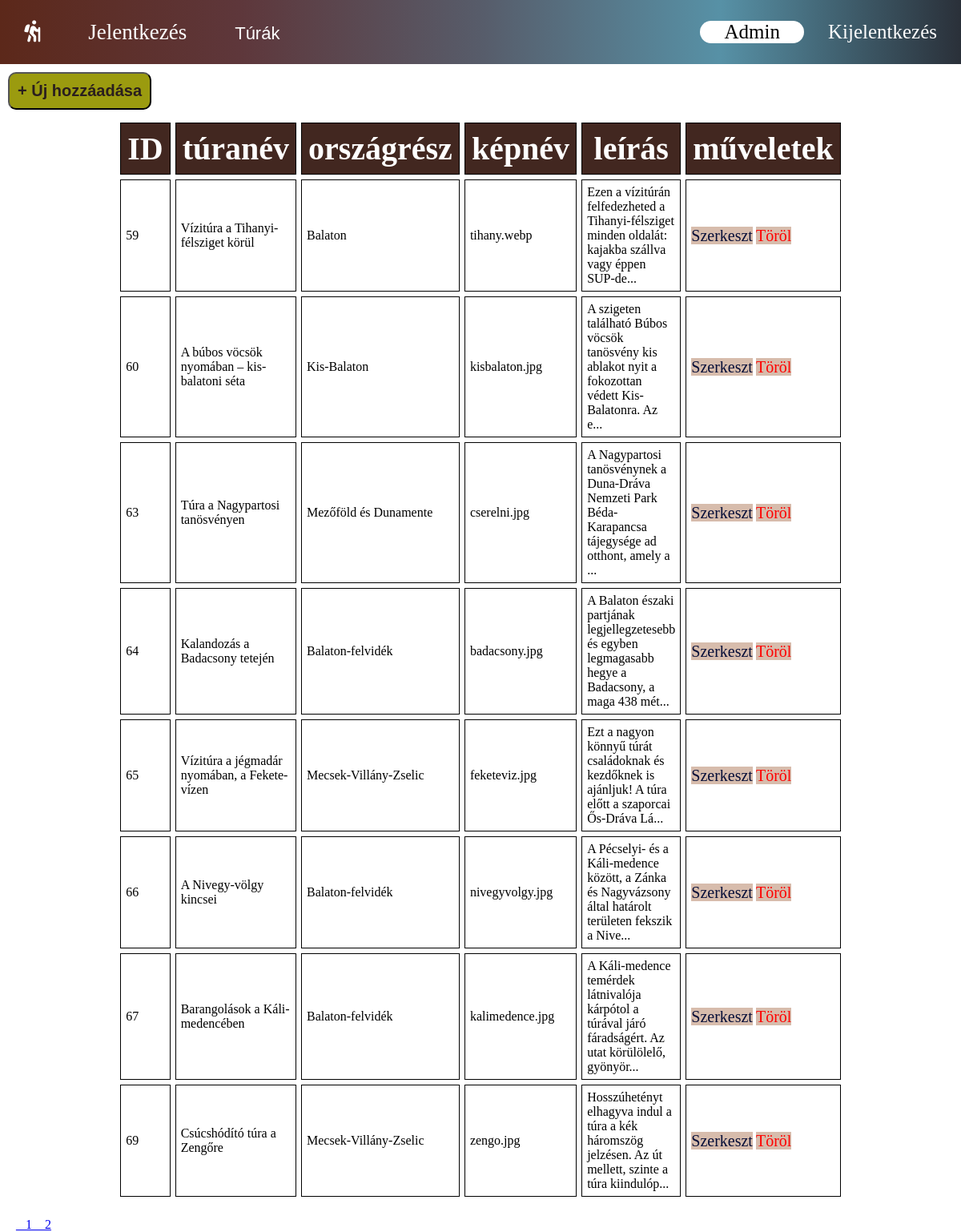
The page /admin.php (signed in) on the database its author committed.
### tables this page shows
CREATE TABLE IF NOT EXISTS `turak` (
  `id` int(11) NOT NULL AUTO_INCREMENT,
  `nev` varchar(255) NOT NULL,
  `teljesitesi_ido` int(11) NOT NULL,
  `tura_hossz` int(11) NOT NULL,
  `tura_helyszinek_id` int(11) NOT NULL,
  `tura_kepek_id` int(11) NOT NULL,
  `tura_szintek_id` int(11) NOT NULL,
  `tura_tipusok_id` int(11) NOT NULL,
  `tura_leirasok_id` int(11) NOT NULL,
  PRIMARY KEY (`id`,`tura_kepek_id`,`tura_szintek_id`,`tura_tipusok_id`),
  KEY `fk_turak_tura_helyszinek_idx` (`tura_helyszinek_id`),
  KEY `fk_turak_tura_kepek1_idx` (`tura_kepek_id`),
  KEY `fk_turak_tura_szintek1_idx` (`tura_szintek_id`),
  KEY `fk_turak_tura_tipusok1_idx` (`tura_tipusok_id`),
  KEY `fk_turak_tura_leirasok1_idx` (`tura_leirasok_id`),
  CONSTRAINT `FK_turak_tura.tura_kepek` FOREIGN KEY (`tura_kepek_id`) REFERENCES `tura_kepek` (`id`) ON DELETE CASCADE ON UPDATE CASCADE,
  CONSTRAINT `fk_turak_tura_helyszinek` FOREIGN KEY (`tura_helyszinek_id`) REFERENCES `tura_helyszinek` (`id`) ON DELETE NO ACTION ON UPDATE NO ACTION,
  CONSTRAINT `fk_turak_tura_leirasok1` FOREIGN KEY (`tura_leirasok_id`) REFERENCES `tura_leirasok` (`id`) ON DELETE CASCADE ON UPDATE CASCADE,
  CONSTRAINT `fk_turak_tura_szintek1` FOREIGN KEY (`tura_szintek_id`) REFERENCES `tura_szintek` (`id`) ON DELETE NO ACTION ON UPDATE NO ACTION,
  CONSTRAINT `fk_turak_tura_tipusok1` FOREIGN KEY (`tura_tipusok_id`) REFERENCES `tura_tipusok` (`id`) ON DELETE NO ACTION ON UPDATE NO ACTION
);

CREATE TABLE IF NOT EXISTS `tura_helyszinek` (
  `id` int(11) NOT NULL AUTO_INCREMENT,
  `lokacio` varchar(255) NOT NULL,
  PRIMARY KEY (`id`)
);

CREATE TABLE IF NOT EXISTS `tura_kepek` (
  `id` int(11) NOT NULL AUTO_INCREMENT,
  `kep_nev` varchar(255) NOT NULL,
  `kep_cim` varchar(255) NOT NULL,
  PRIMARY KEY (`id`)
);

### includes/admin.inc.php (called while the page is built, shortened)
<?php
require_once('sql/DB.php');
require_once('classes/crud.classes.php');
$crud = new Crud();
$header = $crud->getHeader();
$dataCount = $crud->dataCount();
if(isset($_GET['p'])){
    $page = (int)$_GET['p'];
    $tableData = $crud->pageData($page);
    $pagecount = $crud->pager($page, $dataCount, $countperpage=8);
}else{
    $tableData = $crud->pageData(1);
    $pagecount = $crud->pager(1, $dataCount, $countperpage=8);
}

### classes/crud.classes.php (called while the page is built, shortened)
<?php
class Crud extends DB
{
    private $header = ['ID', 'túranév', 'országrész', 'képnév', 'leírás'];
    public function getHeader()
    {
        return $this->header;
    }
    public function selectCrudData($from, $count)
    {
        $sql = "SELECT turak.id AS id, turak.nev as turanev, tura_helyszinek.lokacio, tura_kepek.kep_nev as kepnev, tura_leirasok.leiras as leiras
        FROM turak
        LEFT JOIN tura_helyszinek ON turak.tura_helyszinek_id = tura_helyszinek.id
        LEFT JOIN tura_kepek ON turak.tura_kepek_id = tura_kepek.id
        LEFT JOIN tura_leirasok ON turak.tura_leirasok_id = tura_leirasok.id
        LIMIT $from, $count";
        $stmt = $this->prepare($sql, "", []);
        $stmt->execute();
        if ($stmt->error !== "") {
            return $stmt->error;
        } else {
            $stmt->bind_result($id, $name, $lokacio, $img, $leiras);
            while ($stmt->fetch()) {
                $result[] =['id' =>$id, 'turaNev'=>$name, 'lokacio' => $lokacio, 'kepNev'=>$img,  'leiras'=>$leiras];
            }
            return $result;
        }
    }
    public function cut($string, $num)
    {
        $cutted_string = mb_substr($string, 0, $num);
        if(!(strlen($cutted_string) === strlen($string))) {
            $cutted_string .= "...";
        }
        return $cutted_string;
    }
    public function dataCount()
    {
        $sql = "SELECT COUNT(*)
        FROM turak ";
        $stmt = $this->prepare($sql, "", []);
        $stmt->execute();
        if ($stmt->error !== "") {
            return $stmt->error;
        } else {
            $stmt->bind_result($result);
            return $result;
        }
    }
    public function pager($page, $datacount, $countperpage=10){
        $pagecount = ceil($datacount/$countperpage);
        return $pagecount;
    }
    public function pageData(int $page, int $count = 8){
        $from = (($page)-1)*$count;
        $data = $this->selectCrudData($from, $count);
        return $data;
    }
}

### sql/DB.php (called while the page is built, shortened)
<?php
class DB {
    protected $mysql;
    public function getConnect()
    {
        if($this->mysql !== NULL) {
            return $this->mysql;
        } else {
            $this->mysql = new mysqli('localhost', 'root','', 'tura');
            return $this->mysql;
        }
    }
    protected function prepare($sql, $types, $data)
    {
        $stmt = $this->mysql->prepare($sql);
        return $stmt;
    }
}

### classes/nav.classes.php (called while the page is built, shortened)
<?php
class Nav extends DB
{
    public function selectLocations()
    {
        $sql = "SELECT tura_helyszinek.id, tura_helyszinek.lokacio FROM tura_helyszinek";
        $stmt = $this->prepare($sql, "", []);
        $stmt->execute();
        if ($stmt->error !== "") {
            return $stmt->error;
        } else {
            $stmt->bind_result($id, $name);
            while ($stmt->fetch()) {
                $box[] =['helyszinId'=>$id, 'helyszinNev'=>$name];
            }
            return $box;
        }
    }
}

### includes/nav.inc.php (called while the page is built)
<?php
require_once('sql/DB.php');
require_once('classes/nav.classes.php');
$nav = new Nav();
if($nav->getConnect()) {
    $locations = $nav->selectLocations();
}

### classes/admindAut.classes.php (called while the page is built, shortened)
<?php
class AdminAut extends DB
{
    public function selectAdmin() {
        $sql = "SELECT admin_uid FROM admin";
        $stmt = $this->prepare($sql, "", []);
        $stmt->execute();
        if ($stmt->error !== "") {
            return $stmt->error;
        } else {
            $stmt->bind_result($adminUid);
            while ($stmt->fetch()) {
                $result[]= $adminUid;
            }
            return $result;
        }
    }
}

### includes/adminAut.inc.php (called while the page is built, shortened)
<?php
require_once('sql/DB.php');
require_once('classes/admindAut.classes.php');
$adminAut = new AdminAut();
$admin = $adminAut->selectAdmin();

### admin.php (the view, shortened to what this page needs)
<?php
require_once('includes/adminAut.inc.php');
?>
<!DOCTYPE html>
<html lang="hu">
<head>
    <link rel="stylesheet" href="assets/styles.css">
</head>
<body>
<?php
require_once('templates/nav.php');
require_once('includes/admin.inc.php');
?>
<div class="container-admin">
<div class="addNewTour">
        <button><a href="newTour.php">+ Új hozzáadása</a>
        </button>
</div>
<div class="table-container">
<table class="crud-table">
        <thead>
                <tr>
                <?php
                foreach ($header as $value): ?>
                        <th><?php echo ($value); ?></th>
                <?php endforeach ?>
                        <th>műveletek</th>
                </tr>
        </thead>
        <tbody>
                <?php
                for ($i=0; $i < count($tableData) ; $i++):
                        if (count($tableData[$i]) == count($header)) {
                                $leiras = $tableData[$i]['leiras'];
                                $tableData[$i]['leiras'] = $crud->cut($leiras, 100);
                ?>
                        <tr>
                        <?php
                        foreach ($tableData[$i] as $key => $value): ?>
                                <td><?php echo $value; ?> </td>
                        <?php endforeach ?>
                                <td class="option" colspan="2">
                                        <a class="edit-row" href="tourEdit.php?id=<?php echo $tableData[$i]['id']?>">Szerkeszt</a>
                                        <a class="delete-row" href="tourDelete.php?id=<?php echo $tableData[$i]['id']?>">Töröl</a>
                                </td>
                        </tr>
                <?php
                        } else {
                ?>
                                <p>Rossz adatok</p>
                <?php
                        }
                        endfor
                ?>
        </tbody>
</table>
</div>
<div class="pager">
        <?php
        for($i = 1; $i<=$pagecount; $i++){
            if($i == $page){
                ?>
                <a href="#"> _ <?php echo $i ?> _ </a>
                <?PHP
            }else{
                ?>
                <a href="admin.php?p=<?php echo $i ?>"><?php echo $i ?></a>
                <?php
            }
        }
        ?>
</div>
</div>
</body>
</html>

### assets/styles.css (style rules this page uses)
* { margin: 0; padding: 0; box-sizing: border-box; }
body, html { width: 100%; height: 100%; }
.container-admin { display: flex; flex-direction: column; height: 80%; }
div.addNewTour button { background-color: #9b9b0f; padding: 10px; margin: 10px; border-radius: 10px; }
div.addNewTour button a { text-decoration: none; color: rgb(42, 30, 30); font-size: 20px; font-weight: bold; }
div.pager { height: 10%; }
div.table-container table.crud-table { width: 70%; border-spacing: 6px; margin: 0 auto; }
table.crud-table tr th { border: 1px solid black; font-size: 40px; background-color: #422720; color: white; padding: 8px; }
table.crud-table tr td { border: 1px solid black; padding: 6px; }
table.crud-table td.option a.edit-row { text-decoration: none; color: rgb(6, 14, 56); background-color: #d7bcac; font-size: 20px; }
table.crud-table td.option a.delete-row { text-decoration: none; color: red; background-color: #d7bcac; font-size: 20px; }
.pager { margin: 20px; }

### rows shown on the page
turak: id "59", nev "Vízitúra a Tihanyi-félsziget körül", tura_helyszinek.lokacio "Balaton", tura_kepek.kep_nev "tihany.webp", value "Ezen a vízitúrán felfedezheted a Tihanyi-félsziget minden oldalát: kajakba szállva vagy éppen SUP-de..."
turak: id "60", nev "A búbos vöcsök nyomában – kis-balatoni séta", tura_helyszinek.lokacio "Kis-Balaton", tura_kepek.kep_nev "kisbalaton.jpg", value "A szigeten található Búbos vöcsök tanösvény kis ablakot nyit a fokozottan védett Kis-Balatonra. Az e..."
turak: id "63", nev "Túra a Nagypartosi tanösvényen", tura_helyszinek.lokacio "Mezőföld és Dunamente", tura_kepek.kep_nev "cserelni.jpg", value "A Nagypartosi tanösvénynek a Duna-Dráva Nemzeti Park Béda-Karapancsa tájegysége ad otthont, amely a ..."
turak: id "64", nev "Kalandozás a Badacsony tetején", tura_helyszinek.lokacio "Balaton-felvidék", tura_kepek.kep_nev "badacsony.jpg", value "A Balaton északi partjának legjellegzetesebb és egyben legmagasabb hegye a Badacsony, a maga 438 mét..."
turak: id "65", nev "Vízitúra a jégmadár nyomában, a Fekete-vízen", tura_helyszinek.lokacio "Mecsek-Villány-Zselic", tura_kepek.kep_nev "feketeviz.jpg", value "Ezt a nagyon könnyű túrát családoknak és kezdőknek is ajánljuk! A túra előtt a szaporcai Ős-Dráva Lá..."
turak: id "66", nev "A Nivegy-völgy kincsei", tura_helyszinek.lokacio "Balaton-felvidék", tura_kepek.kep_nev "nivegyvolgy.jpg", value "A Pécselyi- és a Káli-medence között, a Zánka és Nagyvázsony által határolt területen fekszik a Nive..."
turak: id "67", nev "Barangolások a Káli-medencében", tura_helyszinek.lokacio "Balaton-felvidék", tura_kepek.kep_nev "kalimedence.jpg", value "A Káli-medence temérdek látnivalója kárpótol a túrával járó fáradságért. Az utat körülölelő, gyönyör..."
turak: id "69", nev "Csúcshódító túra a Zengőre", tura_helyszinek.lokacio "Mecsek-Villány-Zselic", tura_kepek.kep_nev "zengo.jpg", value "Hosszúhetényt elhagyva indul a túra a kék háromszög jelzésen. Az út mellett, szinte a túra kiindulóp..."

### other values the page prints
$_SESSION["useruid"] "Admin"
$value "ID"
$value "túranév"
$value "országrész"
$value "képnév"
$value "leírás"
